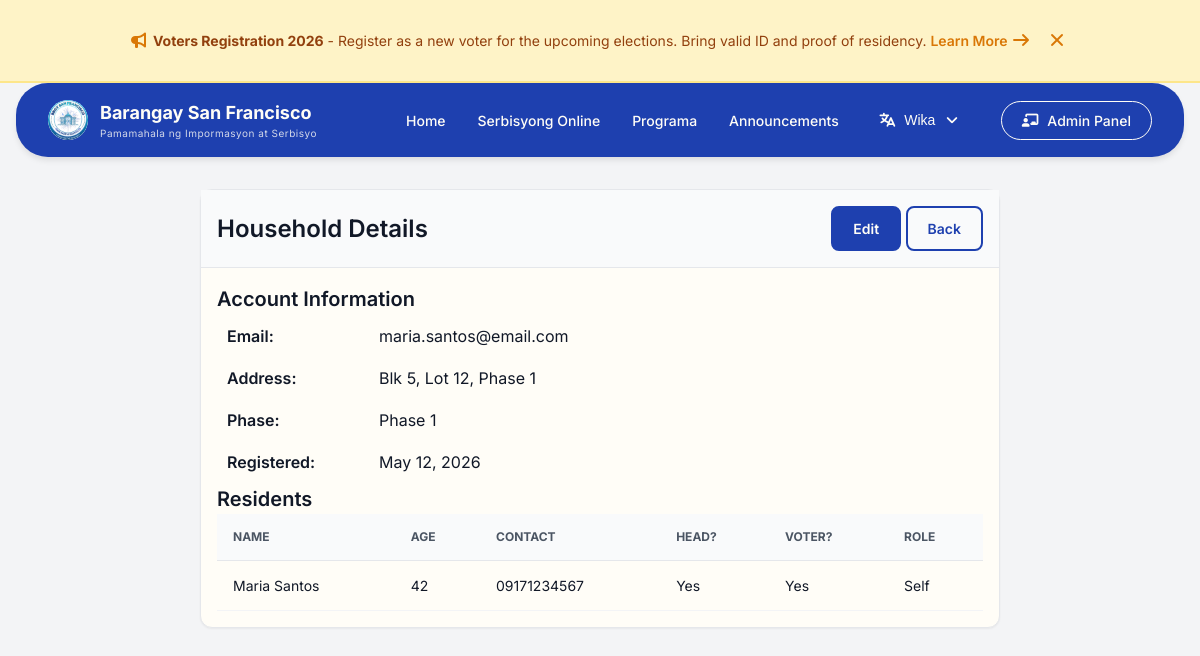
/pages/admin/households/show.php?id=1 (signed in), run on an earlier commit of the app's database.
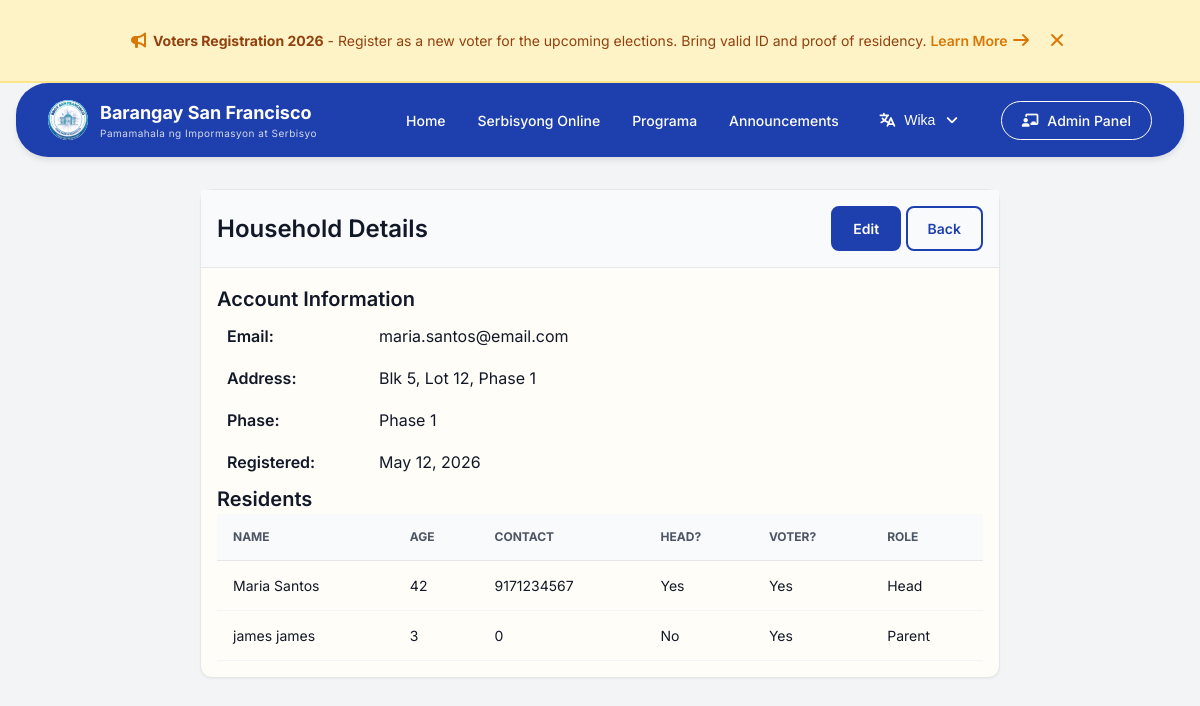
And on a later commit of the database.
### tables this page shows
CREATE TABLE IF NOT EXISTS `resident` (
  `resident_id` int NOT NULL AUTO_INCREMENT,
  `household_id` int NOT NULL,
  `first_name` varchar(50) NOT NULL,
  `last_name` varchar(50) NOT NULL,
  `suffix` varchar(10) DEFAULT NULL,
  `age` int DEFAULT NULL,
  `is_voter` tinyint(1) DEFAULT '0',
  `is_head` tinyint(1) DEFAULT '0',
  `relationship_to_head` varchar(50) DEFAULT NULL,
  `contact_no` varchar(15) DEFAULT NULL,
  `profile_photo_url` varchar(255) DEFAULT NULL,
  PRIMARY KEY (`resident_id`),
  KEY `household_id` (`household_id`)
);

### pages/admin/households/show.php (the view, shortened to what this page needs)
<?php
require_once '../../../includes/core/init.php';
$household_id = $_GET['id'] ?? 0;
$household = $conn->prepare("SELECT * FROM household WHERE household_id = ?");
$household->bind_param("i", $household_id);
$household->execute();
$householdData = $household->get_result()->fetch_assoc();
$residents = $conn->prepare("SELECT * FROM resident WHERE household_id = ?");
$residents->bind_param("i", $household_id);
$residents->execute();
$residentsData = $residents->get_result()->fetch_all(MYSQLI_ASSOC);
include '../../../includes/layouts/header.php';
?>
<link rel="stylesheet" href="/barangay-residence-system/assets/css/pages/dashboard.css">
<?php include '../../../includes/layouts/navbar.php'; ?>
<main class="container">
    <div class="card form-container">
        <div class="card-header">
            <h2>Household Details</h2>
            <div>
                <a href="edit.php?id=<?php echo $household_id; ?>" class="btn btn-primary">Edit</a>
                <a href="/barangay-residence-system/pages/dashboard.php" class="btn btn-outline">Back</a>
            </div>
        </div>
        <div class="card-body">
            <div class="detail-section">
                <h3>Account Information</h3>
                <table class="detail-table">
                    <tr><th>Email:</th><td><?php echo htmlspecialchars($householdData['email']); ?></td></tr>
                    <tr><th>Address:</th><td><?php echo htmlspecialchars($householdData['address']); ?></td></tr>
                    <tr><th>Phase:</th><td><?php echo htmlspecialchars($householdData['phase_no']); ?></td></tr>
                    <tr><th>Registered:</th><td><?php echo date('M d, Y', strtotime($householdData['created_at'])); ?></td></tr>
                </table>
            </div>
            <div class="detail-section">
                <h3>Residents</h3>
                <table class="data-table">
                    <thead>
                        <tr><th>Name</th><th>Age</th><th>Contact</th><th>Head?</th><th>Voter?</th><th>Role</th></tr>
                    </thead>
                    <tbody>
                        <?php foreach ($residentsData as $r): ?>
                        <tr>
                            <td><?php echo htmlspecialchars($r['first_name'] . ' ' . $r['last_name']); ?></td>
                            <td><?php echo $r['age']; ?></td>
                            <td><?php echo htmlspecialchars($r['contact_no'] ?? 'N/A'); ?></td>
                            <td><?php echo $r['is_head'] ? 'Yes' : 'No'; ?></td>
                            <td><?php echo $r['is_voter'] ? 'Yes' : 'No'; ?></td>
                            <td><?php echo htmlspecialchars($r['relationship_to_head'] ?? ''); ?></td>
                        </tr>
                        <?php endforeach; ?>
                    </tbody>
                </table>
            </div>
        </div>
    </div>
</main>

What changed in the data, as far as the page shows it:
changed resident "Maria Santos": contact_no "09171234567" → "9171234567"; relationship_to_head "Self" → "Head"
added resident: first_name+last_name "james james", age "3", contact_no "0", is_head "No", is_voter "Yes", relationship_to_head "Parent"
